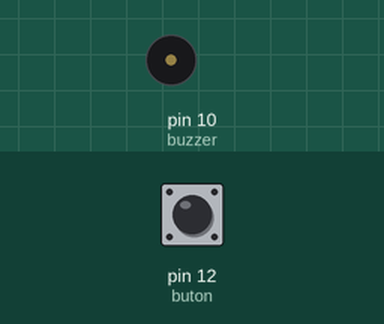
Simulated run of this sketch. Board: Arduino Uno, built with avr-gcc and run on an emulated ATmega328P. On the bench: buzzer (waves = sounding, pin HIGH). The test bench sets the inputs (shaded band); at power-on: pin 12 (buton) LOW.

Above: at 1.2 s.
1.3 s: pin 12 (buton) pulled HIGH for 0.15 s
At 1.37 s:
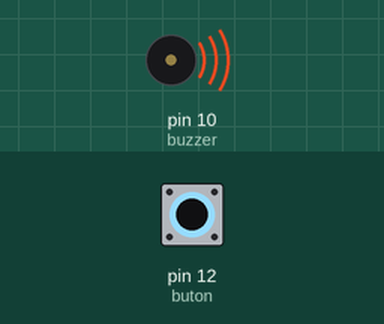
2.9 s: pin 12 (buton) pulled HIGH for 3.2 s
At 6.5 s:
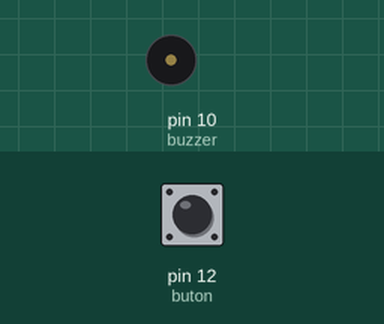
Timing chart, 0 to 8.0 s (numbered marks = the images above; inputs shaded):
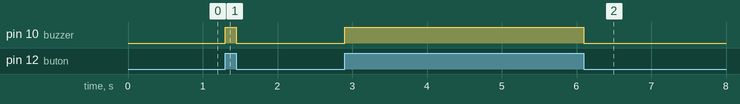

Measured:
- after the input at 1.3 s, pin 10 (buzzer): LOW → HIGH at once, → LOW 0.15 s later
- after the input at 2.9 s, pin 10 (buzzer): LOW → HIGH at once, → LOW 3.2 s later

The sketch:

P14.ino
```cpp
//P14--12 nolu pindeki buton ile 10 nolu pindeki buzzer

int buton = 12; // Butonun pin numarası
int buzzer = 10; // buzzer bağlandığı pin numarası
int oku = 0; // Butonun durumu

void setup() {
  pinMode(buzzer, OUTPUT); // buzzer bağlı olduğu pini çıkış olarak ayarlıyoruz.
  pinMode(buton, INPUT); // Butonun bağlı olduğu pini çıkış olarak ayarlıyoruz.
 }

void loop(){
  oku = digitalRead(buton); // butonun basılı olup olmadığını kontrol ediyoruz.
  if (oku == HIGH)  //buton basılı mı?
    digitalWrite(buzzer, HIGH); // buzzer on
  else
    digitalWrite(buzzer, LOW); // buton basılı değil buzzer off

}
```
